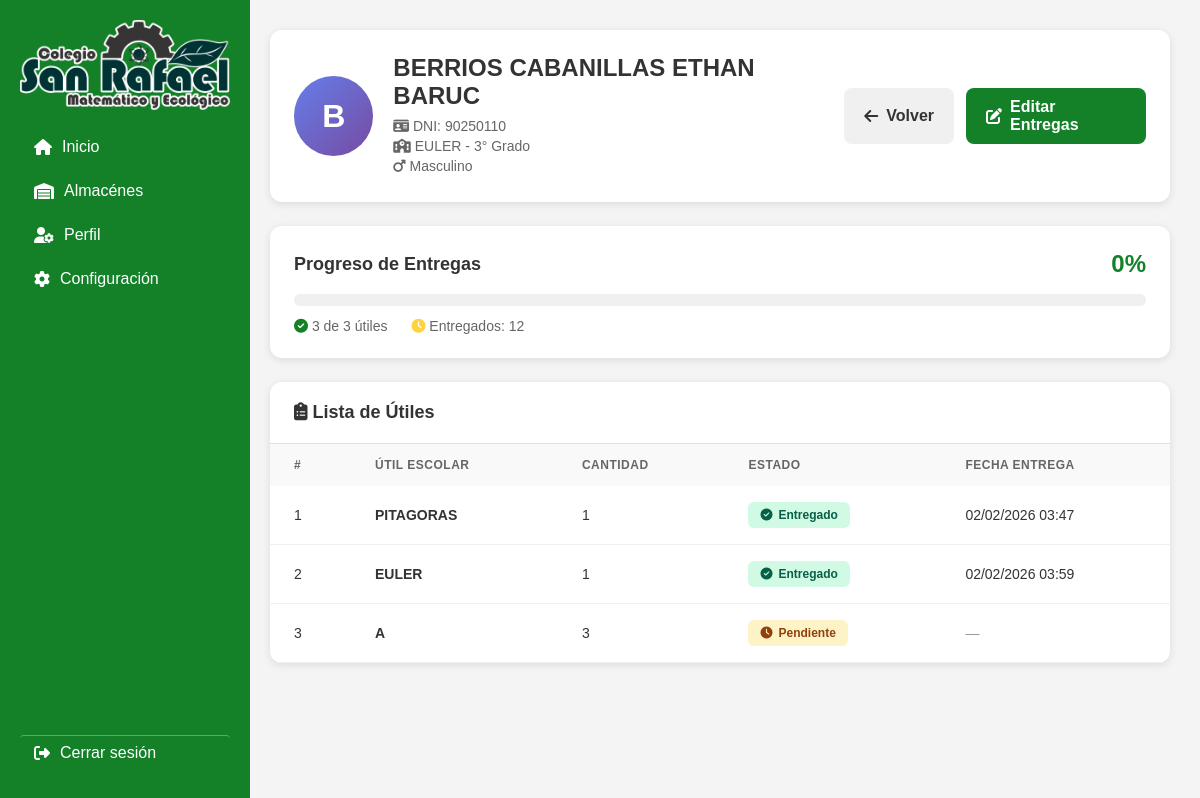
The page /entrega-utiles/alumnos/32/ on the database as committed earlier.
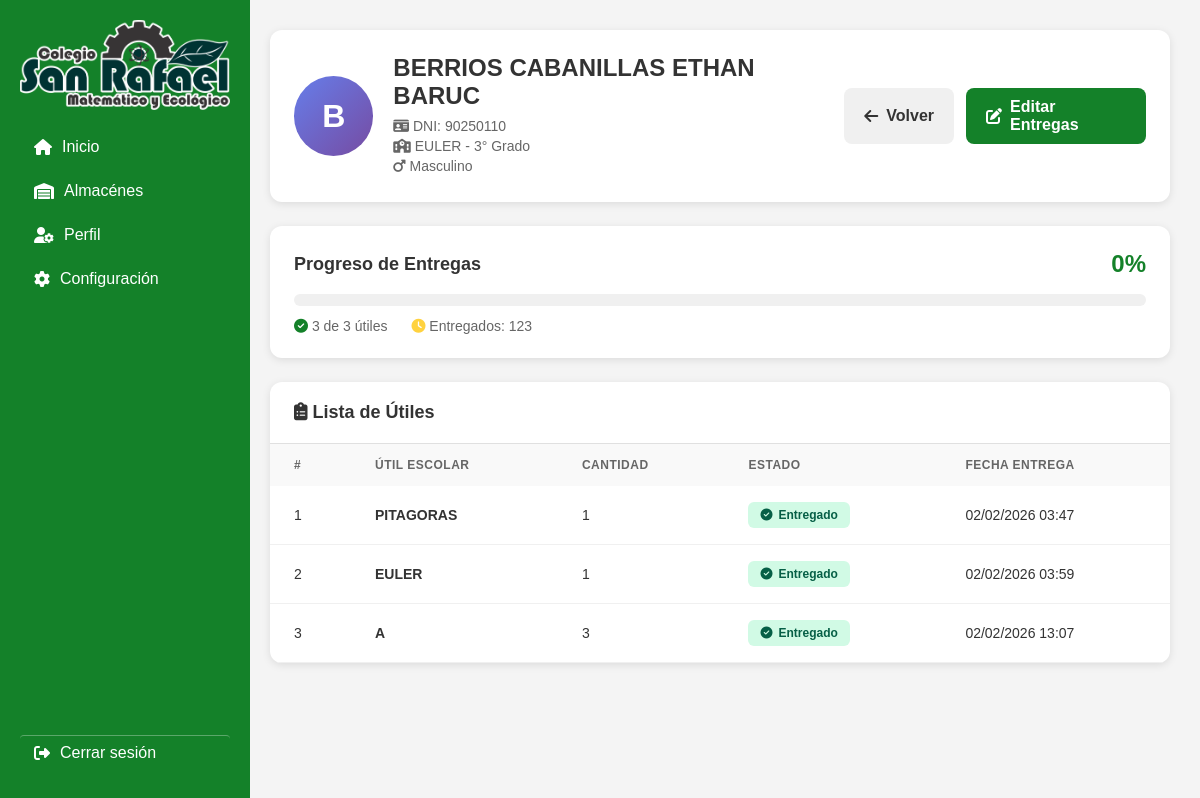
The same page on the database as committed later.
### app1/models.py (models this page shows, shortened)
class EntregaUtil(models.Model):
    alumno = models.ForeignKey(
        Alumno,
        on_delete=models.CASCADE,
        related_name='entregas'
    )
    util = models.ForeignKey(
        UtilEscolar,
        on_delete=models.CASCADE,
        related_name='entregas'
    )
    cantidad_entregada = models.IntegerField(default=0)
    entregado = models.BooleanField(default=False)
    fecha_entrega = models.DateTimeField(blank=True, null=True)
    fecha_modificacion = models.DateTimeField(auto_now=True)
    observaciones = models.TextField(blank=True, null=True)
    class Meta:
        ordering = ['util__orden', 'util__nombre']
        verbose_name = 'Entrega de Útil'
        verbose_name_plural = 'Entregas de Útiles'
        unique_together = ['alumno', 'util']

class UtilEscolar(models.Model):
    salon = models.ForeignKey(
        Salon,
        on_delete=models.CASCADE,
        related_name='utiles'
    )
    nombre = models.CharField(max_length=200)
    cantidad = models.IntegerField(default=1)
    descripcion = models.TextField(blank=True, null=True)
    orden = models.IntegerField(default=0)
    fecha_creacion = models.DateTimeField(auto_now_add=True)
    class Meta:
        ordering = ['orden', 'nombre']
        verbose_name = 'Útil Escolar'
        verbose_name_plural = 'Útiles Escolares'

### app1/view/Entregautiles.py (the view)
# urls.py: path('entrega-utiles/alumnos/<int:alumno_id>/', Entregautiles.detalle_alumno, name='detalle_alumno'),
def detalle_alumno(request, alumno_id):
    alumno = get_object_or_404(Alumno, pk=alumno_id)
    entregas = alumno.entregas.all().select_related('util')
    return render(request, 'almacenes/almutiles/Entrega_Utiles/detalle_alumno.html', {
        'alumno': alumno,
        'entregas': entregas,
        'salon': alumno.salon
    })

### app1/models.py (called while the page is built)
    @property
    def porcentaje_entrega(self):
        entregas = self.entregas.all()
        total = entregas.count()
        if total == 0:
            return 0
        completos = sum(1 for e in entregas if e.cantidad_entregada >= e.util.cantidad)
        return round((completos / total) * 100)

### templates/almacenes/almutiles/Entrega_Utiles/detalle_alumno.html (shortened to what this page needs)
{% extends 'layout.html' %}
{% load static %}
{% block content %}
<div class="detalle-container">
    <div class="header-alumno">
        <div class="alumno-info">
            <div class="alumno-avatar-large">
                {{ alumno.nombre|first }}
            </div>
            <div class="alumno-datos">
                <h1>{{ alumno.nombre }}</h1>
                <p><i class="fa-solid fa-id-card"></i> DNI: {{ alumno.dni }}</p>
                <p><i class="fa-solid fa-school"></i> {{ salon.nombre }} - {{ salon.get_grado_display }}</p>
                {% if alumno.sexo %}
                <p><i class="fa-solid fa-{% if alumno.sexo == 'M' %}mars{% else %}venus{% endif %}"></i>
                   {{ alumno.get_sexo_display }}</p>
                {% endif %}
            </div>
        </div>
        <div class="btn-group">
            <a href="{% url 'detalle_salon' salon.pk %}" class="btn btn-secondary">
                <i class="fa-solid fa-arrow-left"></i> Volver
            </a>
            <a href="{% url 'editar_entregas_alumno' alumno.pk %}" class="btn btn-primary">
                <i class="fa-solid fa-pen-to-square"></i> Editar Entregas
            </a>
        </div>
    </div>
    {% if entregas %}
    <div class="progress-card">
        <div class="progress-header">
            <h2>Progreso de Entregas</h2>
            <span class="progress-percentage">{{ alumno.porcentaje_entrega }}%</span>
        </div>
        <div class="progress-bar-container">
        </div>
        <div class="progress-stats">
            <span><i class="fa-solid fa-check-circle" style="color: #148129;"></i>
                  {{ entregas|length }} de {{ entregas|length }} útiles</span>
            <span><i class="fa-solid fa-clock" style="color: #ffd23f;"></i>
                  Entregados: {% for e in entregas %}{% if e.entregado %}{{ forloop.counter }}{% endif %}{% endfor %}</span>
        </div>
    </div>
    <div class="entregas-table">
        <h2><i class="fa-solid fa-clipboard-list"></i> Lista de Útiles</h2>
        <table>
            <thead>
                <tr>
                    <th>#</th>
                    <th>Útil Escolar</th>
                    <th>Cantidad</th>
                    <th>Estado</th>
                    <th>Fecha Entrega</th>
                </tr>
            </thead>
            <tbody>
                {% for entrega in entregas %}
                <tr>
                    <td>{{ forloop.counter }}</td>
                    <td>
                        <strong>{{ entrega.util.nombre }}</strong>
                    </td>
                    <td>{{ entrega.util.cantidad }}</td>
                    <td>
                        {% if entrega.entregado %}
                        <span class="badge badge-success">
                            <i class="fa-solid fa-check-circle"></i> Entregado
                        </span>
                        {% else %}
                        <span class="badge badge-pending">
                            <i class="fa-solid fa-clock"></i> Pendiente
                        </span>
                        {% endif %}
                    </td>
                    <td>
                        {% if entrega.fecha_entrega %}
                        {{ entrega.fecha_entrega|date:"d/m/Y H:i" }}
                        {% else %}
                        <span style="color: #999;">—</span>
                        {% endif %}
                    </td>
                </tr>
                {% endfor %}
            </tbody>
        </table>
    </div>
    {% endif %}
</div>
{% endblock %}

Rows that differ between the two databases and show on the page:
changed EntregaUtil (number 3 of 3 on the later page): fecha_entrega (not shown) → "02/02/2026 13:07"; entregado "Pendiente" → "Entregado"; no longer shows "—"
